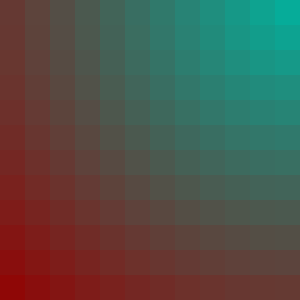
Frame 1 (no input)
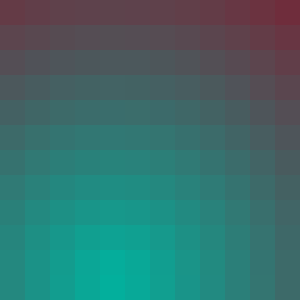
Frame 60 (the mouse pressed at the canvas centre just before this capture)
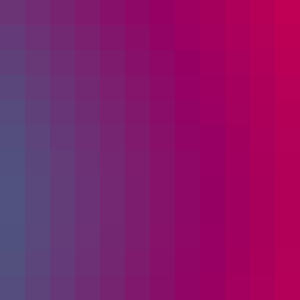
Frame 120 (the mouse held since frame 60 and released just before this capture)

The Processing sketch that drew these frames (run headless with seeded random() and noise(); from frame 60 on, the mouse is pressed at the canvas centre):

// Processing sketch: p00_hello_processing
// ── p00_hello_processing.pde
int cellSize = 25;

color alive = color(0, 255, 255);
color bg = color(0, 0, 0);
PVector screenDiagonal = new PVector(300, 300);

int counter = 0;

public void setup(){
  size(300, 300);
  noSmooth();

  background(0);
}

public void draw(){
  float tx = (cos(counter / 50.0) ) * width;
  float ty = (sin(counter / 50.0) ) * height;
  
  // ellipse(width / 2.0, height / 2.0, width, height);
  for (int y = 0; y < height / cellSize; y++){
    for (int x = 0; x < width / cellSize; x++){
      PVector v = new PVector(x * cellSize + cellSize / 2, y * cellSize + cellSize / 2);
      PVector mouseVec = new PVector(tx, ty);    
      float distance = mouseVec.sub(v).mag() / screenDiagonal.mag();
      
      color c = color(distance * 150, 180 - distance * 180, 160 - distance * abs(cos(counter / 100.0)) * 160);
      fill(c);
      stroke(c);
      rect(x * cellSize, y * cellSize, cellSize, cellSize);
    }
  }
  
  counter += 1;
}
